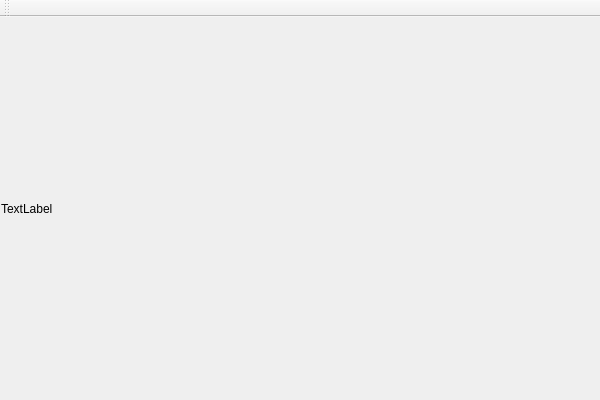
<?xml version="1.0" encoding="UTF-8"?>
<ui version="4.0">
 <class>MemoryWatcherClass</class>
 <widget class="QMainWindow" name="MemoryWatcherClass">
  <property name="geometry">
   <rect>
    <x>0</x>
    <y>0</y>
    <width>600</width>
    <height>400</height>
   </rect>
  </property>
  <property name="windowTitle">
   <string>MemoryWatcher</string>
  </property>
  <widget class="QWidget" name="centralWidget">
   <layout class="QVBoxLayout" name="mainVerticalLayout">
    <property name="spacing">
     <number>1</number>
    </property>
    <property name="leftMargin">
     <number>1</number>
    </property>
    <property name="topMargin">
     <number>1</number>
    </property>
    <property name="rightMargin">
     <number>1</number>
    </property>
    <property name="bottomMargin">
     <number>1</number>
    </property>
    <item>
     <widget class="QLabel" name="MemoryStaus">
      <property name="text">
       <string>TextLabel</string>
      </property>
     </widget>
    </item>
   </layout>
  </widget>
  <widget class="QMenuBar" name="menuBar">
   <property name="geometry">
    <rect>
     <x>0</x>
     <y>0</y>
     <width>600</width>
     <height>23</height>
    </rect>
   </property>
  </widget>
  <widget class="QToolBar" name="mainToolBar">
   <attribute name="toolBarArea">
    <enum>TopToolBarArea</enum>
   </attribute>
   <attribute name="toolBarBreak">
    <bool>false</bool>
   </attribute>
  </widget>
 </widget>
 <layoutdefault spacing="6" margin="11"/>
 <resources/>
 <connections/>
</ui>
